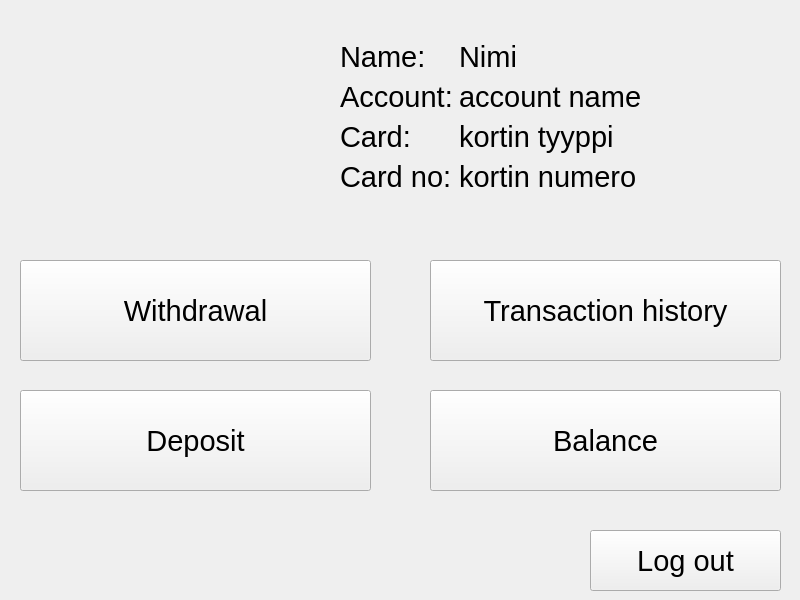
<?xml version="1.0" encoding="UTF-8"?>
<ui version="4.0">
 <class>MainWindow</class>
 <widget class="QWidget" name="MainWindow">
  <property name="geometry">
   <rect>
    <x>0</x>
    <y>0</y>
    <width>800</width>
    <height>600</height>
   </rect>
  </property>
  <property name="windowTitle">
   <string>Banksim</string>
  </property>
  <widget class="QStackedWidget" name="stackedWidget">
   <property name="geometry">
    <rect>
     <x>0</x>
     <y>0</y>
     <width>800</width>
     <height>600</height>
    </rect>
   </property>
   <property name="font">
    <font>
     <pointsize>22</pointsize>
     <stylestrategy>PreferAntialias</stylestrategy>
    </font>
   </property>
   <property name="currentIndex">
    <number>0</number>
   </property>
   <widget class="QWidget" name="etusivu">
    <widget class="QToolButton" name="kirjaudu_ulos">
     <property name="geometry">
      <rect>
       <x>590</x>
       <y>530</y>
       <width>191</width>
       <height>61</height>
      </rect>
     </property>
     <property name="font">
      <font>
       <pointsize>22</pointsize>
       <stylestrategy>PreferAntialias</stylestrategy>
      </font>
     </property>
     <property name="text">
      <string>Log out</string>
     </property>
    </widget>
    <widget class="QToolButton" name="tilitapahtumat">
     <property name="geometry">
      <rect>
       <x>430</x>
       <y>260</y>
       <width>351</width>
       <height>101</height>
      </rect>
     </property>
     <property name="font">
      <font>
       <pointsize>22</pointsize>
       <stylestrategy>PreferAntialias</stylestrategy>
      </font>
     </property>
     <property name="text">
      <string>Transaction history</string>
     </property>
    </widget>
    <widget class="QToolButton" name="talletus">
     <property name="geometry">
      <rect>
       <x>20</x>
       <y>390</y>
       <width>351</width>
       <height>101</height>
      </rect>
     </property>
     <property name="font">
      <font>
       <pointsize>22</pointsize>
       <stylestrategy>PreferAntialias</stylestrategy>
      </font>
     </property>
     <property name="text">
      <string>Deposit</string>
     </property>
    </widget>
    <widget class="QToolButton" name="nosto">
     <property name="geometry">
      <rect>
       <x>20</x>
       <y>260</y>
       <width>351</width>
       <height>101</height>
      </rect>
     </property>
     <property name="font">
      <font>
       <pointsize>22</pointsize>
       <stylestrategy>PreferAntialias</stylestrategy>
      </font>
     </property>
     <property name="text">
      <string>Withdrawal</string>
     </property>
    </widget>
    <widget class="QPushButton" name="saldo_nappi">
     <property name="geometry">
      <rect>
       <x>430</x>
       <y>390</y>
       <width>351</width>
       <height>101</height>
      </rect>
     </property>
     <property name="text">
      <string>Balance</string>
     </property>
    </widget>
    <widget class="QLabel" name="pictureLabel">
     <property name="geometry">
      <rect>
       <x>70</x>
       <y>30</y>
       <width>192</width>
       <height>192</height>
      </rect>
     </property>
     <property name="text">
      <string/>
     </property>
    </widget>
    <widget class="QWidget" name="formLayoutWidget">
     <property name="geometry">
      <rect>
       <x>340</x>
       <y>40</y>
       <width>421</width>
       <height>181</height>
      </rect>
     </property>
     <layout class="QFormLayout" name="formLayout">
      <item row="0" column="0">
       <widget class="QLabel" name="label">
        <property name="text">
         <string>Name:</string>
        </property>
       </widget>
      </item>
      <item row="1" column="0">
       <widget class="QLabel" name="label_2">
        <property name="text">
         <string>Account:</string>
        </property>
       </widget>
      </item>
      <item row="2" column="0">
       <widget class="QLabel" name="label_3">
        <property name="text">
         <string>Card:</string>
        </property>
       </widget>
      </item>
      <item row="3" column="0">
       <widget class="QLabel" name="label_4">
        <property name="text">
         <string>Card no:</string>
        </property>
       </widget>
      </item>
      <item row="0" column="1">
       <widget class="QLabel" name="nameLabel">
        <property name="text">
         <string>Nimi</string>
        </property>
       </widget>
      </item>
      <item row="1" column="1">
       <widget class="QLabel" name="accountNameLabel">
        <property name="text">
         <string>account name</string>
        </property>
       </widget>
      </item>
      <item row="2" column="1">
       <widget class="QLabel" name="cardTypeLabel">
        <property name="text">
         <string>kortin tyyppi</string>
        </property>
       </widget>
      </item>
      <item row="3" column="1">
       <widget class="QLabel" name="cardNumberLabel">
        <property name="text">
         <string>kortin numero</string>
        </property>
       </widget>
      </item>
     </layout>
    </widget>
   </widget>
   <widget class="QWidget" name="logisivu">
    <widget class="QListWidget" name="listWidget">
     <property name="geometry">
      <rect>
       <x>300</x>
       <y>80</y>
       <width>481</width>
       <height>441</height>
      </rect>
     </property>
     <property name="font">
      <font>
       <pointsize>22</pointsize>
       <stylestrategy>PreferAntialias</stylestrategy>
      </font>
     </property>
     <property name="focusPolicy">
      <enum>Qt::NoFocus</enum>
     </property>
     <property name="styleSheet">
      <string notr="true"/>
     </property>
     <property name="alternatingRowColors">
      <bool>true</bool>
     </property>
    </widget>
    <widget class="QWidget" name="verticalLayoutWidget">
     <property name="geometry">
      <rect>
       <x>10</x>
       <y>80</y>
       <width>271</width>
       <height>176</height>
      </rect>
     </property>
     <layout class="QVBoxLayout" name="verticalLayout">
      <item>
       <widget class="QLabel" name="account_lable">
        <property name="font">
         <font>
          <pointsize>18</pointsize>
          <stylestrategy>PreferAntialias</stylestrategy>
         </font>
        </property>
        <property name="text">
         <string>Account owner</string>
        </property>
       </widget>
      </item>
      <item>
       <widget class="QLineEdit" name="account_name">
        <property name="focusPolicy">
         <enum>Qt::NoFocus</enum>
        </property>
        <property name="readOnly">
         <bool>true</bool>
        </property>
       </widget>
      </item>
      <item>
       <widget class="QLabel" name="balance_label_2">
        <property name="font">
         <font>
          <pointsize>18</pointsize>
          <stylestrategy>PreferAntialias</stylestrategy>
         </font>
        </property>
        <property name="text">
         <string>Balance</string>
        </property>
       </widget>
      </item>
      <item>
       <widget class="QLineEdit" name="saldoArvo_3">
        <property name="focusPolicy">
         <enum>Qt::NoFocus</enum>
        </property>
        <property name="readOnly">
         <bool>true</bool>
        </property>
       </widget>
      </item>
     </layout>
    </widget>
    <widget class="QWidget" name="verticalLayoutWidget_2">
     <property name="geometry">
      <rect>
       <x>10</x>
       <y>370</y>
       <width>271</width>
       <height>155</height>
      </rect>
     </property>
     <layout class="QVBoxLayout" name="verticalLayout_2">
      <item>
       <widget class="QPushButton" name="prev_10">
        <property name="text">
         <string>Prev page</string>
        </property>
       </widget>
      </item>
      <item>
       <widget class="QPushButton" name="next_10">
        <property name="text">
         <string>Next page</string>
        </property>
       </widget>
      </item>
      <item>
       <widget class="QPushButton" name="close">
        <property name="text">
         <string>Back</string>
        </property>
       </widget>
      </item>
     </layout>
    </widget>
    <widget class="QLabel" name="label_5">
     <property name="geometry">
      <rect>
       <x>0</x>
       <y>20</y>
       <width>801</width>
       <height>51</height>
      </rect>
     </property>
     <property name="font">
      <font>
       <pointsize>30</pointsize>
       <stylestrategy>PreferAntialias</stylestrategy>
      </font>
     </property>
     <property name="text">
      <string>Transaction history</string>
     </property>
     <property name="alignment">
      <set>Qt::AlignCenter</set>
     </property>
    </widget>
   </widget>
   <widget class="QWidget" name="valintasivu">
    <widget class="QPushButton" name="debit_button">
     <property name="geometry">
      <rect>
       <x>230</x>
       <y>220</y>
       <width>311</width>
       <height>71</height>
      </rect>
     </property>
     <property name="text">
      <string>Debit</string>
     </property>
    </widget>
    <widget class="QPushButton" name="credit_button">
     <property name="geometry">
      <rect>
       <x>230</x>
       <y>330</y>
       <width>311</width>
       <height>71</height>
      </rect>
     </property>
     <property name="text">
      <string>Credit</string>
     </property>
    </widget>
    <widget class="QLabel" name="label_6">
     <property name="geometry">
      <rect>
       <x>220</x>
       <y>50</y>
       <width>381</width>
       <height>121</height>
      </rect>
     </property>
     <property name="text">
      <string>Choose if you want to use your card as debit or credit</string>
     </property>
     <property name="wordWrap">
      <bool>true</bool>
     </property>
    </widget>
   </widget>
   <widget class="QWidget" name="saldosivu">
    <widget class="QLabel" name="transaction_label">
     <property name="geometry">
      <rect>
       <x>240</x>
       <y>150</y>
       <width>311</width>
       <height>41</height>
      </rect>
     </property>
     <property name="text">
      <string>Last five transactions</string>
     </property>
     <property name="alignment">
      <set>Qt::AlignCenter</set>
     </property>
    </widget>
    <widget class="QPushButton" name="close_button">
     <property name="geometry">
      <rect>
       <x>260</x>
       <y>520</y>
       <width>281</width>
       <height>51</height>
      </rect>
     </property>
     <property name="text">
      <string>Back</string>
     </property>
    </widget>
    <widget class="QListWidget" name="transaction">
     <property name="geometry">
      <rect>
       <x>40</x>
       <y>220</y>
       <width>711</width>
       <height>281</height>
      </rect>
     </property>
     <property name="alternatingRowColors">
      <bool>true</bool>
     </property>
    </widget>
    <widget class="QWidget" name="verticalLayoutWidget_3">
     <property name="geometry">
      <rect>
       <x>40</x>
       <y>30</y>
       <width>301</width>
       <height>93</height>
      </rect>
     </property>
     <layout class="QVBoxLayout" name="verticalLayout_3">
      <item>
       <widget class="QLabel" name="name_label">
        <property name="font">
         <font>
          <pointsize>22</pointsize>
          <stylestrategy>PreferAntialias</stylestrategy>
          <kerning>true</kerning>
         </font>
        </property>
        <property name="text">
         <string>Account owner</string>
        </property>
       </widget>
      </item>
      <item>
       <widget class="QLineEdit" name="account_name1">
        <property name="font">
         <font>
          <pointsize>22</pointsize>
          <stylestrategy>PreferAntialias</stylestrategy>
          <kerning>false</kerning>
         </font>
        </property>
        <property name="readOnly">
         <bool>true</bool>
        </property>
       </widget>
      </item>
     </layout>
    </widget>
    <widget class="QWidget" name="verticalLayoutWidget_4">
     <property name="geometry">
      <rect>
       <x>450</x>
       <y>30</y>
       <width>301</width>
       <height>93</height>
      </rect>
     </property>
     <layout class="QVBoxLayout" name="verticalLayout_4">
      <item>
       <widget class="QLabel" name="balance_label">
        <property name="font">
         <font>
          <pointsize>22</pointsize>
          <stylestrategy>PreferAntialias</stylestrategy>
          <kerning>true</kerning>
         </font>
        </property>
        <property name="text">
         <string>Balance</string>
        </property>
       </widget>
      </item>
      <item>
       <widget class="QLineEdit" name="saldoArvo_2">
        <property name="font">
         <font>
          <pointsize>22</pointsize>
          <stylestrategy>PreferAntialias</stylestrategy>
          <kerning>true</kerning>
         </font>
        </property>
        <property name="text">
         <string/>
        </property>
        <property name="readOnly">
         <bool>true</bool>
        </property>
       </widget>
      </item>
     </layout>
    </widget>
   </widget>
   <widget class="QWidget" name="ottosivu">
    <widget class="QToolButton" name="takaisin">
     <property name="geometry">
      <rect>
       <x>20</x>
       <y>510</y>
       <width>371</width>
       <height>71</height>
      </rect>
     </property>
     <property name="font">
      <font>
       <pointsize>22</pointsize>
       <stylestrategy>PreferAntialias</stylestrategy>
      </font>
     </property>
     <property name="text">
      <string>Back</string>
     </property>
    </widget>
    <widget class="QToolButton" name="nostaNappi">
     <property name="enabled">
      <bool>false</bool>
     </property>
     <property name="geometry">
      <rect>
       <x>410</x>
       <y>510</y>
       <width>371</width>
       <height>71</height>
      </rect>
     </property>
     <property name="font">
      <font>
       <pointsize>22</pointsize>
       <stylestrategy>PreferAntialias</stylestrategy>
      </font>
     </property>
     <property name="text">
      <string>Accept</string>
     </property>
     <property name="checkable">
      <bool>false</bool>
     </property>
     <property name="autoRaise">
      <bool>false</bool>
     </property>
    </widget>
    <widget class="QWidget" name="gridLayoutWidget">
     <property name="geometry">
      <rect>
       <x>20</x>
       <y>20</y>
       <width>421</width>
       <height>461</height>
      </rect>
     </property>
     <layout class="QGridLayout" name="gridLayout">
      <property name="rightMargin">
       <number>0</number>
      </property>
      <property name="spacing">
       <number>20</number>
      </property>
      <item row="0" column="1">
       <widget class="QPushButton" name="nosto1">
        <property name="sizePolicy">
         <sizepolicy hsizetype="Minimum" vsizetype="Minimum">
          <horstretch>0</horstretch>
          <verstretch>0</verstretch>
         </sizepolicy>
        </property>
        <property name="font">
         <font>
          <pointsize>26</pointsize>
          <stylestrategy>PreferAntialias</stylestrategy>
         </font>
        </property>
        <property name="autoFillBackground">
         <bool>false</bool>
        </property>
        <property name="text">
         <string>40</string>
        </property>
       </widget>
      </item>
      <item row="2" column="1">
       <widget class="QPushButton" name="nosto5">
        <property name="sizePolicy">
         <sizepolicy hsizetype="Minimum" vsizetype="Minimum">
          <horstretch>0</horstretch>
          <verstretch>0</verstretch>
         </sizepolicy>
        </property>
        <property name="font">
         <font>
          <pointsize>26</pointsize>
          <stylestrategy>PreferAntialias</stylestrategy>
         </font>
        </property>
        <property name="autoFillBackground">
         <bool>false</bool>
        </property>
        <property name="text">
         <string>500</string>
        </property>
       </widget>
      </item>
      <item row="1" column="0">
       <widget class="QPushButton" name="nosto2">
        <property name="sizePolicy">
         <sizepolicy hsizetype="Minimum" vsizetype="Minimum">
          <horstretch>0</horstretch>
          <verstretch>0</verstretch>
         </sizepolicy>
        </property>
        <property name="font">
         <font>
          <pointsize>26</pointsize>
          <stylestrategy>PreferAntialias</stylestrategy>
         </font>
        </property>
        <property name="autoFillBackground">
         <bool>false</bool>
        </property>
        <property name="text">
         <string>60</string>
        </property>
       </widget>
      </item>
      <item row="1" column="1">
       <widget class="QPushButton" name="nosto3">
        <property name="sizePolicy">
         <sizepolicy hsizetype="Minimum" vsizetype="Minimum">
          <horstretch>0</horstretch>
          <verstretch>0</verstretch>
         </sizepolicy>
        </property>
        <property name="font">
         <font>
          <pointsize>26</pointsize>
          <stylestrategy>PreferAntialias</stylestrategy>
         </font>
        </property>
        <property name="autoFillBackground">
         <bool>false</bool>
        </property>
        <property name="text">
         <string>100</string>
        </property>
       </widget>
      </item>
      <item row="2" column="0">
       <widget class="QPushButton" name="nosto4">
        <property name="sizePolicy">
         <sizepolicy hsizetype="Minimum" vsizetype="Minimum">
          <horstretch>0</horstretch>
          <verstretch>0</verstretch>
         </sizepolicy>
        </property>
        <property name="font">
         <font>
          <pointsize>26</pointsize>
          <stylestrategy>PreferAntialias</stylestrategy>
         </font>
        </property>
        <property name="autoFillBackground">
         <bool>false</bool>
        </property>
        <property name="text">
         <string>200</string>
        </property>
       </widget>
      </item>
      <item row="0" column="0">
       <widget class="QPushButton" name="nosto0">
        <property name="sizePolicy">
         <sizepolicy hsizetype="Minimum" vsizetype="Minimum">
          <horstretch>0</horstretch>
          <verstretch>0</verstretch>
         </sizepolicy>
        </property>
        <property name="font">
         <font>
          <pointsize>26</pointsize>
          <stylestrategy>PreferAntialias</stylestrategy>
         </font>
        </property>
        <property name="autoFillBackground">
         <bool>false</bool>
        </property>
        <property name="text">
         <string>20</string>
        </property>
       </widget>
      </item>
     </layout>
    </widget>
    <widget class="QLineEdit" name="saldoArvo">
     <property name="geometry">
      <rect>
       <x>480</x>
       <y>80</y>
       <width>261</width>
       <height>81</height>
      </rect>
     </property>
     <property name="font">
      <font>
       <pointsize>20</pointsize>
       <stylestrategy>PreferAntialias</stylestrategy>
      </font>
     </property>
     <property name="focusPolicy">
      <enum>Qt::NoFocus</enum>
     </property>
     <property name="text">
      <string>0.0</string>
     </property>
     <property name="alignment">
      <set>Qt::AlignCenter</set>
     </property>
     <property name="readOnly">
      <bool>true</bool>
     </property>
    </widget>
    <widget class="QLabel" name="saldo">
     <property name="geometry">
      <rect>
       <x>480</x>
       <y>20</y>
       <width>261</width>
       <height>51</height>
      </rect>
     </property>
     <property name="font">
      <font>
       <pointsize>36</pointsize>
       <stylestrategy>PreferAntialias</stylestrategy>
      </font>
     </property>
     <property name="text">
      <string>Balance</string>
     </property>
     <property name="alignment">
      <set>Qt::AlignCenter</set>
     </property>
    </widget>
    <widget class="QWidget" name="verticalLayoutWidget_5">
     <property name="geometry">
      <rect>
       <x>480</x>
       <y>234</y>
       <width>261</width>
       <height>267</height>
      </rect>
     </property>
     <layout class="QVBoxLayout" name="verticalLayout_5">
      <item>
       <widget class="QLabel" name="teksti_2">
        <property name="font">
         <font>
          <pointsize>36</pointsize>
          <stylestrategy>PreferAntialias</stylestrategy>
         </font>
        </property>
        <property name="text">
         <string>Withdrawal</string>
        </property>
        <property name="alignment">
         <set>Qt::AlignCenter</set>
        </property>
       </widget>
      </item>
      <item>
       <widget class="QLineEdit" name="nostoArvo">
        <property name="enabled">
         <bool>true</bool>
        </property>
        <property name="font">
         <font>
          <pointsize>20</pointsize>
          <stylestrategy>PreferAntialias</stylestrategy>
         </font>
        </property>
        <property name="focusPolicy">
         <enum>Qt::NoFocus</enum>
        </property>
        <property name="text">
         <string>0.0</string>
        </property>
        <property name="alignment">
         <set>Qt::AlignCenter</set>
        </property>
        <property name="readOnly">
         <bool>true</bool>
        </property>
       </widget>
      </item>
      <item>
       <widget class="QPushButton" name="customAmount">
        <property name="font">
         <font>
          <pointsize>22</pointsize>
          <stylestrategy>PreferAntialias</stylestrategy>
         </font>
        </property>
        <property name="text">
         <string>Set custom amount</string>
        </property>
       </widget>
      </item>
      <item>
       <widget class="QPushButton" name="clear">
        <property name="font">
         <font>
          <pointsize>22</pointsize>
          <stylestrategy>PreferAntialias</stylestrategy>
         </font>
        </property>
        <property name="text">
         <string>Clear</string>
        </property>
       </widget>
      </item>
     </layout>
    </widget>
    <widget class="QLabel" name="balanceErrorText">
     <property name="geometry">
      <rect>
       <x>480</x>
       <y>170</y>
       <width>259</width>
       <height>39</height>
      </rect>
     </property>
     <property name="font">
      <font>
       <pointsize>18</pointsize>
       <stylestrategy>PreferAntialias</stylestrategy>
      </font>
     </property>
     <property name="text">
      <string/>
     </property>
     <property name="alignment">
      <set>Qt::AlignCenter</set>
     </property>
    </widget>
   </widget>
   <widget class="QWidget" name="talletussivu">
    <widget class="QToolButton" name="takaisin_talletus">
     <property name="geometry">
      <rect>
       <x>20</x>
       <y>510</y>
       <width>371</width>
       <height>71</height>
      </rect>
     </property>
     <property name="font">
      <font>
       <pointsize>22</pointsize>
       <stylestrategy>PreferAntialias</stylestrategy>
      </font>
     </property>
     <property name="text">
      <string>Back</string>
     </property>
    </widget>
    <widget class="QWidget" name="gridLayoutWidget_2">
     <property name="geometry">
      <rect>
       <x>20</x>
       <y>20</y>
       <width>421</width>
       <height>461</height>
      </rect>
     </property>
     <layout class="QGridLayout" name="gridLayout_4">
      <property name="spacing">
       <number>20</number>
      </property>
      <item row="0" column="0">
       <widget class="QPushButton" name="talletus5">
        <property name="sizePolicy">
         <sizepolicy hsizetype="Minimum" vsizetype="Minimum">
          <horstretch>0</horstretch>
          <verstretch>0</verstretch>
         </sizepolicy>
        </property>
        <property name="font">
         <font>
          <pointsize>26</pointsize>
          <stylestrategy>PreferAntialias</stylestrategy>
         </font>
        </property>
        <property name="autoFillBackground">
         <bool>false</bool>
        </property>
        <property name="text">
         <string>20</string>
        </property>
       </widget>
      </item>
      <item row="0" column="1">
       <widget class="QPushButton" name="talletus2">
        <property name="sizePolicy">
         <sizepolicy hsizetype="Minimum" vsizetype="Minimum">
          <horstretch>0</horstretch>
          <verstretch>0</verstretch>
         </sizepolicy>
        </property>
        <property name="font">
         <font>
          <pointsize>26</pointsize>
          <stylestrategy>PreferAntialias</stylestrategy>
         </font>
        </property>
        <property name="autoFillBackground">
         <bool>false</bool>
        </property>
        <property name="text">
         <string>40</string>
        </property>
       </widget>
      </item>
      <item row="1" column="1">
       <widget class="QPushButton" name="talletus3">
        <property name="sizePolicy">
         <sizepolicy hsizetype="Minimum" vsizetype="Minimum">
          <horstretch>0</horstretch>
          <verstretch>0</verstretch>
         </sizepolicy>
        </property>
        <property name="font">
         <font>
          <pointsize>26</pointsize>
          <stylestrategy>PreferAntialias</stylestrategy>
         </font>
        </property>
        <property name="autoFillBackground">
         <bool>false</bool>
        </property>
        <property name="text">
         <string>100</string>
        </property>
       </widget>
      </item>
      <item row="1" column="0">
       <widget class="QPushButton" name="talletus4">
        <property name="sizePolicy">
         <sizepolicy hsizetype="Minimum" vsizetype="Minimum">
          <horstretch>0</horstretch>
          <verstretch>0</verstretch>
         </sizepolicy>
        </property>
        <property name="font">
         <font>
          <pointsize>26</pointsize>
          <stylestrategy>PreferAntialias</stylestrategy>
         </font>
        </property>
        <property name="autoFillBackground">
         <bool>false</bool>
        </property>
        <property name="text">
         <string>60</string>
        </property>
       </widget>
      </item>
      <item row="2" column="1">
       <widget class="QPushButton" name="talletus1">
        <property name="sizePolicy">
         <sizepolicy hsizetype="Minimum" vsizetype="Minimum">
          <horstretch>0</horstretch>
          <verstretch>0</verstretch>
         </sizepolicy>
        </property>
        <property name="font">
         <font>
          <pointsize>26</pointsize>
          <stylestrategy>PreferAntialias</stylestrategy>
         </font>
        </property>
        <property name="autoFillBackground">
         <bool>false</bool>
        </property>
        <property name="text">
         <string>500</string>
        </property>
       </widget>
      </item>
      <item row="2" column="0">
       <widget class="QPushButton" name="talletus0">
        <property name="sizePolicy">
         <sizepolicy hsizetype="Minimum" vsizetype="Minimum">
          <horstretch>0</horstretch>
          <verstretch>0</verstretch>
         </sizepolicy>
        </property>
        <property name="font">
         <font>
          <pointsize>26</pointsize>
          <stylestrategy>PreferAntialias</stylestrategy>
         </font>
        </property>
        <property name="autoFillBackground">
         <bool>false</bool>
        </property>
        <property name="text">
         <string>200</string>
        </property>
       </widget>
      </item>
     </layout>
    </widget>
    <widget class="QLabel" name="saldo_2">
     <property name="geometry">
      <rect>
       <x>480</x>
       <y>20</y>
       <width>261</width>
       <height>51</height>
      </rect>
     </property>
     <property name="font">
      <font>
       <pointsize>36</pointsize>
       <stylestrategy>PreferAntialias</stylestrategy>
      </font>
     </property>
     <property name="text">
      <string>Balance</string>
     </property>
     <property name="alignment">
      <set>Qt::AlignCenter</set>
     </property>
    </widget>
    <widget class="QPushButton" name="clearTalletus">
     <property name="geometry">
      <rect>
       <x>480</x>
       <y>430</y>
       <width>261</width>
       <height>51</height>
      </rect>
     </property>
     <property name="font">
      <font>
       <pointsize>22</pointsize>
       <stylestrategy>PreferAntialias</stylestrategy>
      </font>
     </property>
     <property name="text">
      <string>Clear</string>
     </property>
    </widget>
    <widget class="QLineEdit" name="saldoArvo_4">
     <property name="geometry">
      <rect>
       <x>480</x>
       <y>80</y>
       <width>261</width>
       <height>81</height>
      </rect>
     </property>
     <property name="font">
      <font>
       <pointsize>20</pointsize>
       <stylestrategy>PreferAntialias</stylestrategy>
      </font>
     </property>
     <property name="text">
      <string>0.0</string>
     </property>
     <property name="alignment">
      <set>Qt::AlignCenter</set>
     </property>
     <property name="readOnly">
      <bool>true</bool>
     </property>
    </widget>
    <widget class="QLabel" name="teksti_3">
     <property name="geometry">
      <rect>
       <x>480</x>
       <y>270</y>
       <width>261</width>
       <height>61</height>
      </rect>
     </property>
     <property name="font">
      <font>
       <pointsize>36</pointsize>
       <stylestrategy>PreferAntialias</stylestrategy>
      </font>
     </property>
     <property name="text">
      <string>Deposit</string>
     </property>
     <property name="alignment">
      <set>Qt::AlignCenter</set>
     </property>
    </widget>
    <widget class="QLineEdit" name="talletusArvo">
     <property name="enabled">
      <bool>true</bool>
     </property>
     <property name="geometry">
      <rect>
       <x>480</x>
       <y>340</y>
       <width>261</width>
       <height>81</height>
      </rect>
     </property>
     <property name="font">
      <font>
       <pointsize>20</pointsize>
       <stylestrategy>PreferAntialias</stylestrategy>
      </font>
     </property>
     <property name="focusPolicy">
      <enum>Qt::NoFocus</enum>
     </property>
     <property name="text">
      <string>0.0</string>
     </property>
     <property name="alignment">
      <set>Qt::AlignCenter</set>
     </property>
     <property name="readOnly">
      <bool>true</bool>
     </property>
    </widget>
    <widget class="QToolButton" name="talletaNappi">
     <property name="enabled">
      <bool>false</bool>
     </property>
     <property name="geometry">
      <rect>
       <x>410</x>
       <y>510</y>
       <width>371</width>
       <height>71</height>
      </rect>
     </property>
     <property name="font">
      <font>
       <pointsize>22</pointsize>
       <stylestrategy>PreferAntialias</stylestrategy>
      </font>
     </property>
     <property name="text">
      <string>Accept</string>
     </property>
    </widget>
   </widget>
  </widget>
 </widget>
 <resources/>
 <connections/>
</ui>
